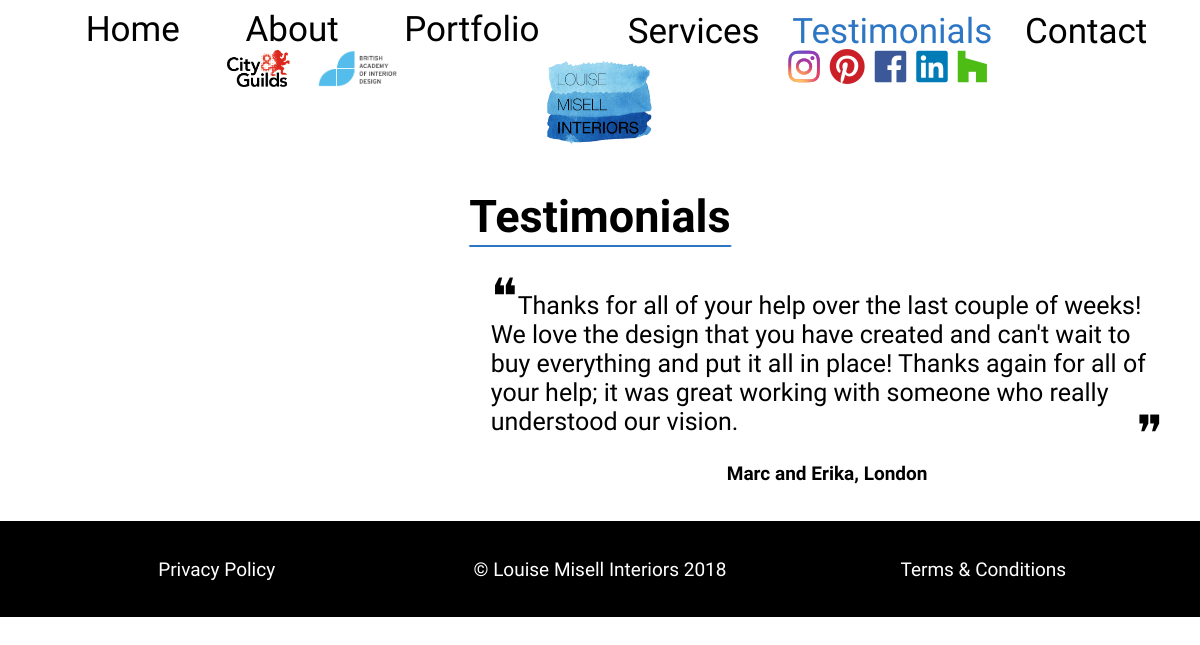
/testimonials, run on an earlier commit of the app's database.
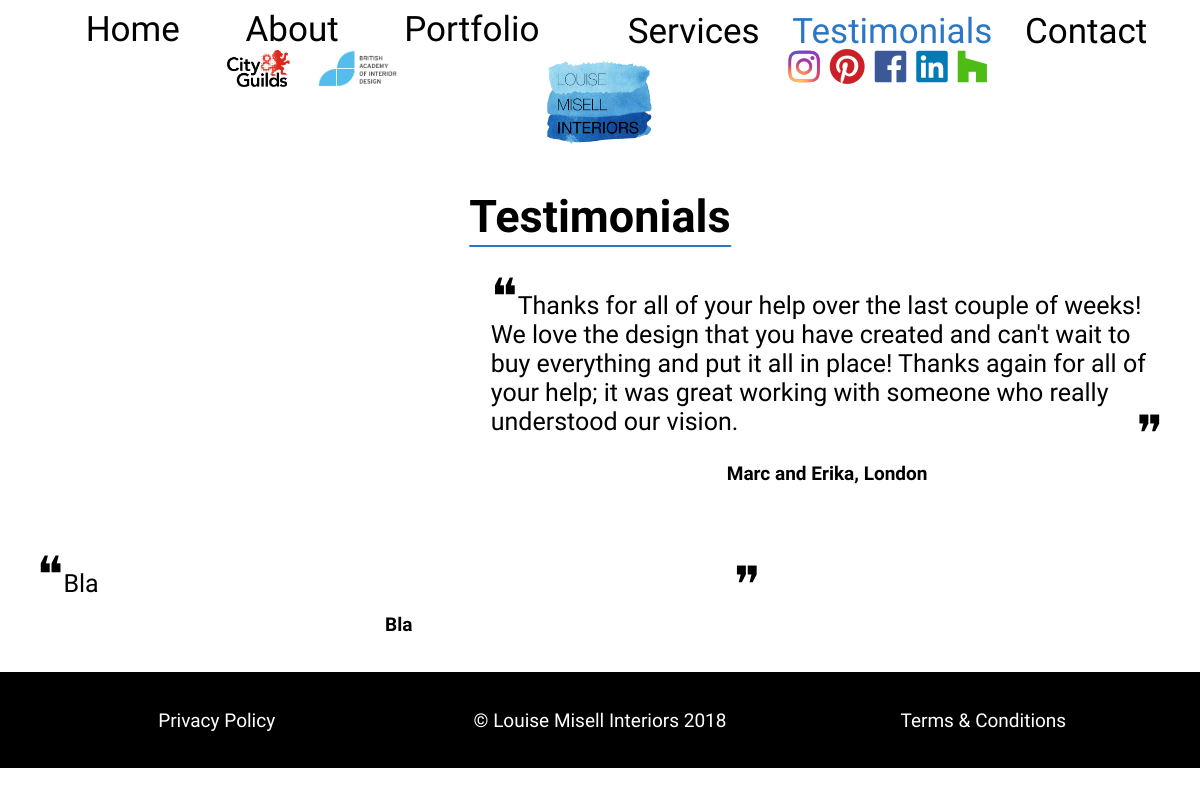
And on a later commit of the database.
### main_site/models.py (models this page shows, shortened)
class Testimonial(models.Model):
    text = models.TextField()
    image = models.ImageField(blank=True)
    image_alt_text = models.CharField(max_length=255, blank=True)
    client = models.CharField(max_length=255)
    featured = models.BooleanField(default=False, verbose_name="Featured on home page")
    not_on_testimonials = models.BooleanField(default=False, verbose_name="Not displayed on testimonials page")
    order = models.PositiveIntegerField(default=0, blank=True, null=False)
    class Meta:
        ordering = ['order']

### main_site/views.py (the view)
# urls.py: path('testimonials', views.testimonials, name='testimonials'),
def testimonials(request):
    testimonials = Testimonial.objects.filter(not_on_testimonials=False)
    return render(request, "main_site/testimonials.html", {"testimonials": testimonials})

### main_site/context_processor.py (called while the page is built)
def config_processor(request):
   config = SiteConfig.objects.first()
   return {'config': config}

### main_site/templates/main_site/testimonials.html (shortened to what this page needs)
{% extends "main_site/inc/base.html" %}
{% load static %}
{% block header %}
    <link rel="stylesheet" href="{%  static "main_site/style/testimonials.css" %}">
{% endblock %}
{% block content %}
<div class="content">
        <h1>Testimonials</h1>
        {% for testimonial in testimonials %}
        <div class="row{% if forloop.counter|divisibleby:2 %} row-big-left{% endif %}">
            {% if forloop.counter|divisibleby:2 %}
                <div class="left">
                    <blockquote>{{ testimonial.text }}</blockquote>
                    <span class="by-line">{{ testimonial.client }}</span>
                </div>
                <div class="right">
                </div>
            {% else %}
                <div class="left">
                </div>
                <div class="right">
                    <blockquote>{{ testimonial.text }}</blockquote>
                    <span class="by-line">{{ testimonial.client }}</span>
                </div>
            {% endif %}
        </div>
        {% endfor %}
    </div>
{% endblock %}

### main_site/templates/main_site/inc/base.html (shortened to what this page needs)
{% load static %}
<!DOCTYPE html>
<html lang="en">
<head>
    <link rel="stylesheet" href="{% static "main_site/style/style.css" %}">
    {% block header %}
    {% endblock %}
</head>
<body>
<div class="wrapper">
    <div class="nav">
        <nav class="nav-left">
            <div class="logos">
                <img src="{% static "main_site/img/cag-logo.png" %}" alt="">
                <img src="{% static "main_site/img/baid-logo.png" %}" alt="">
            </div>
            {% url 'index' as home_url %}
            {% url 'about' as about_url %}
            {% url 'portfolio' as portfolio_url %}
            <div>
                <a href="{{ home_url }}" {% if request.get_full_path == home_url %}class="is-active"{% endif %}>Home</a>
                <a href="{{ about_url }}" {% if request.get_full_path == about_url %}class="is-active"{% endif %}>About</a>
                <a href="{{ portfolio_url }}" {% if request.get_full_path == portfolio_url %}class="is-active"{% endif %}>Portfolio</a>
            </div>
        </nav>
        <div class="logo">
            <img src="{% static "main_site/img/logo.png" %}" alt="">
        </div>
        <nav class="nav-right">
            {% url 'services' as services_url %}
            {% url 'testimonials' as testimonials_url %}
            {% url 'contact' as contact_url %}
            <div>
                <a href="{{ services_url }}" {% if request.get_full_path == services_url %}class="is-active"{% endif %}>Services</a>
                <a href="{{ testimonials_url }}" {% if request.get_full_path == testimonials_url %}class="is-active"{% endif %}>Testimonials</a>
                <a href="{{ contact_url }}" {% if request.get_full_path == contact_url %}class="is-active"{% endif %}>Contact</a>
            </div>
            <div class="socials">
                <a href="{{ config.instagram_url }}" target="_blank"><i class="fab fa-instagram fa-lg"></i></a>
                <a href="{{ config.pintrest_url }}" target="_blank"><i class="fab fa-pinterest fa-lg"></i></a>
                <a href="{{ config.facebook_url }}" target="_blank"><i class="fab fa-facebook fa-lg"></i></a>
                <a href="{{ config.linkedin_url }}" target="_blank"><i class="fab fa-linkedin fa-lg"></i></a>
                <a href="{{ config.houzz_url }}" target="_blank"><i class="fab fa-houzz fa-lg"></i></a>
            </div>
        </nav>
    </div>
    {% block content %}
    {% endblock %}
    <div class="footer">
        <div class="row">
            <div class="col">
                <a href="{% if config.privacy_policy %}{{ config.privacy_policy.url }}{% endif %}">Privacy Policy</a>
            </div>
            <div class="col">
                &copy; Louise Misell Interiors {% now "Y" %}
            </div>
            <div class="col">
                <a href="{% if config.terms_and_conditions %}{{ config.terms_and_conditions.url }}{% endif %}">Terms &amp; Conditions</a>
            </div>
        </div>
    </div>
</div>
</body>
</html>

### static/main_site/style/testimonials.css (style rules this page uses)
.row { align-items: center; }
.row blockquote { font-size: 25px; }
.row .by-line { font-weight: bold; text-align: center; display: inline-block; width: 100%; }

What changed in the data, as far as the page shows it:
added Testimonial: text "Bla", client "Bla"
